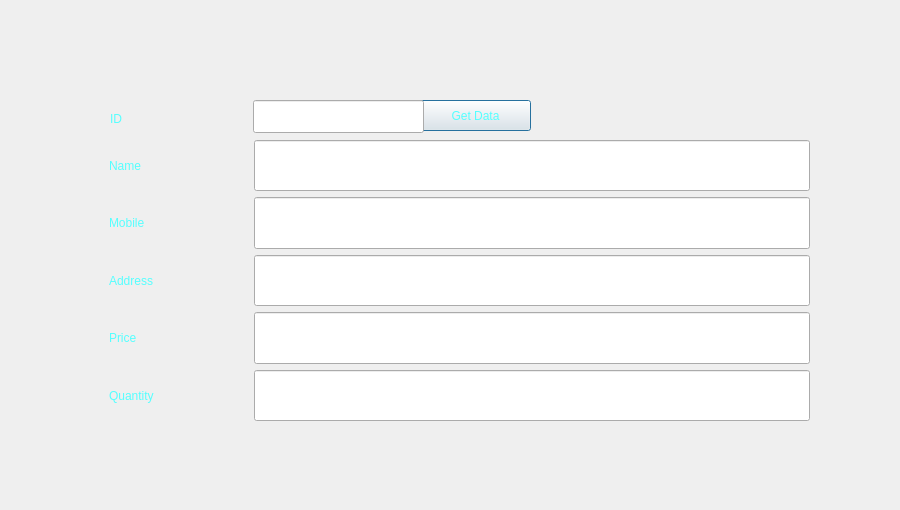
<?xml version="1.0" encoding="UTF-8"?>
<ui version="4.0">
 <class>retrive</class>
 <widget class="QDialog" name="retrive">
  <property name="geometry">
   <rect>
    <x>0</x>
    <y>0</y>
    <width>900</width>
    <height>510</height>
   </rect>
  </property>
  <property name="minimumSize">
   <size>
    <width>900</width>
    <height>510</height>
   </size>
  </property>
  <property name="maximumSize">
   <size>
    <width>900</width>
    <height>510</height>
   </size>
  </property>
  <property name="windowTitle">
   <string>Dialog</string>
  </property>
  <property name="styleSheet">
   <string notr="true">background-image: url(:/Database/background.jpg);</string>
  </property>
  <widget class="QWidget" name="layoutWidget">
   <property name="geometry">
    <rect>
     <x>109</x>
     <y>140</y>
     <width>701</width>
     <height>281</height>
    </rect>
   </property>
   <property name="autoFillBackground">
    <bool>false</bool>
   </property>
   <property name="styleSheet">
    <string>font: 20pt &quot;Impact&quot;;
color: rgb(85, 255, 255)
</string>
   </property>
   <layout class="QVBoxLayout" name="verticalLayout_4">
    <item>
     <layout class="QVBoxLayout" name="verticalLayout">
      <item>
       <layout class="QHBoxLayout" name="horizontalLayout_2">
        <item>
         <widget class="QLabel" name="NAME_label">
          <property name="sizePolicy">
           <sizepolicy hsizetype="Preferred" vsizetype="Preferred">
            <horstretch>1</horstretch>
            <verstretch>0</verstretch>
           </sizepolicy>
          </property>
          <property name="autoFillBackground">
           <bool>false</bool>
          </property>
          <property name="styleSheet">
           <string notr="true">font: 20pt &quot;Impact&quot;;
color: rgb(85, 255, 255)
</string>
          </property>
          <property name="text">
           <string>Name</string>
          </property>
         </widget>
        </item>
        <item>
         <widget class="QLineEdit" name="lineEdit_name_2">
          <property name="sizePolicy">
           <sizepolicy hsizetype="Expanding" vsizetype="Preferred">
            <horstretch>4</horstretch>
            <verstretch>0</verstretch>
           </sizepolicy>
          </property>
          <property name="autoFillBackground">
           <bool>false</bool>
          </property>
          <property name="styleSheet">
           <string notr="true">font: 20pt &quot;Impact&quot;;
color: rgb(85, 255, 255)
</string>
          </property>
         </widget>
        </item>
       </layout>
      </item>
      <item>
       <layout class="QHBoxLayout" name="horizontalLayout_3">
        <item>
         <widget class="QLabel" name="MOBILE_label">
          <property name="sizePolicy">
           <sizepolicy hsizetype="Preferred" vsizetype="Preferred">
            <horstretch>1</horstretch>
            <verstretch>0</verstretch>
           </sizepolicy>
          </property>
          <property name="autoFillBackground">
           <bool>false</bool>
          </property>
          <property name="styleSheet">
           <string notr="true">font: 20pt &quot;Impact&quot;;
color: rgb(85, 255, 255)
</string>
          </property>
          <property name="text">
           <string>Mobile</string>
          </property>
         </widget>
        </item>
        <item>
         <widget class="QLineEdit" name="lineEdit_mobile_2">
          <property name="sizePolicy">
           <sizepolicy hsizetype="Expanding" vsizetype="Preferred">
            <horstretch>4</horstretch>
            <verstretch>0</verstretch>
           </sizepolicy>
          </property>
          <property name="autoFillBackground">
           <bool>false</bool>
          </property>
          <property name="styleSheet">
           <string notr="true">font: 20pt &quot;Impact&quot;;
color: rgb(85, 255, 255)
</string>
          </property>
         </widget>
        </item>
       </layout>
      </item>
      <item>
       <layout class="QHBoxLayout" name="horizontalLayout_4">
        <item>
         <widget class="QLabel" name="ADDRESS_label">
          <property name="sizePolicy">
           <sizepolicy hsizetype="Preferred" vsizetype="Preferred">
            <horstretch>1</horstretch>
            <verstretch>0</verstretch>
           </sizepolicy>
          </property>
          <property name="autoFillBackground">
           <bool>false</bool>
          </property>
          <property name="styleSheet">
           <string notr="true">font: 20pt &quot;Impact&quot;;
color: rgb(85, 255, 255)
</string>
          </property>
          <property name="text">
           <string>Address </string>
          </property>
         </widget>
        </item>
        <item>
         <widget class="QLineEdit" name="lineEdit_address_2">
          <property name="sizePolicy">
           <sizepolicy hsizetype="Expanding" vsizetype="Preferred">
            <horstretch>4</horstretch>
            <verstretch>0</verstretch>
           </sizepolicy>
          </property>
          <property name="autoFillBackground">
           <bool>false</bool>
          </property>
          <property name="styleSheet">
           <string notr="true">font: 20pt &quot;Impact&quot;;
color: rgb(85, 255, 255)
</string>
          </property>
         </widget>
        </item>
       </layout>
      </item>
      <item>
       <layout class="QHBoxLayout" name="horizontalLayout_5">
        <item>
         <widget class="QLabel" name="price_label">
          <property name="sizePolicy">
           <sizepolicy hsizetype="Preferred" vsizetype="Preferred">
            <horstretch>1</horstretch>
            <verstretch>0</verstretch>
           </sizepolicy>
          </property>
          <property name="autoFillBackground">
           <bool>false</bool>
          </property>
          <property name="styleSheet">
           <string notr="true">font: 20pt &quot;Impact&quot;;
color: rgb(85, 255, 255)
</string>
          </property>
          <property name="text">
           <string>Price</string>
          </property>
         </widget>
        </item>
        <item>
         <widget class="QLineEdit" name="lineEdit_price_2">
          <property name="sizePolicy">
           <sizepolicy hsizetype="Expanding" vsizetype="Preferred">
            <horstretch>4</horstretch>
            <verstretch>0</verstretch>
           </sizepolicy>
          </property>
          <property name="autoFillBackground">
           <bool>false</bool>
          </property>
          <property name="styleSheet">
           <string notr="true">font: 20pt &quot;Impact&quot;;
color: rgb(85, 255, 255)
</string>
          </property>
         </widget>
        </item>
       </layout>
      </item>
      <item>
       <layout class="QHBoxLayout" name="horizontalLayout_6">
        <item>
         <widget class="QLabel" name="QTY_label">
          <property name="sizePolicy">
           <sizepolicy hsizetype="Preferred" vsizetype="Preferred">
            <horstretch>1</horstretch>
            <verstretch>0</verstretch>
           </sizepolicy>
          </property>
          <property name="autoFillBackground">
           <bool>false</bool>
          </property>
          <property name="styleSheet">
           <string notr="true">font: 20pt &quot;Impact&quot;;
color: rgb(85, 255, 255)
</string>
          </property>
          <property name="text">
           <string>Quantity</string>
          </property>
         </widget>
        </item>
        <item>
         <widget class="QLineEdit" name="lineEdit_QTY_2">
          <property name="sizePolicy">
           <sizepolicy hsizetype="Expanding" vsizetype="Preferred">
            <horstretch>4</horstretch>
            <verstretch>0</verstretch>
           </sizepolicy>
          </property>
          <property name="autoFillBackground">
           <bool>false</bool>
          </property>
          <property name="styleSheet">
           <string notr="true">font: 20pt &quot;Impact&quot;;
color: rgb(85, 255, 255)
</string>
          </property>
         </widget>
        </item>
       </layout>
      </item>
     </layout>
    </item>
   </layout>
  </widget>
  <widget class="QWidget" name="layoutWidget_2">
   <property name="geometry">
    <rect>
     <x>110</x>
     <y>100</y>
     <width>251</width>
     <height>37</height>
    </rect>
   </property>
   <property name="autoFillBackground">
    <bool>false</bool>
   </property>
   <property name="styleSheet">
    <string>font: 20pt &quot;Impact&quot;;
color: rgb(85, 255, 255)
</string>
   </property>
   <layout class="QHBoxLayout" name="horizontalLayout_7">
    <item>
     <layout class="QHBoxLayout" name="horizontalLayout">
      <item>
       <widget class="QLabel" name="label_id">
        <property name="sizePolicy">
         <sizepolicy hsizetype="Preferred" vsizetype="Preferred">
          <horstretch>1</horstretch>
          <verstretch>0</verstretch>
         </sizepolicy>
        </property>
        <property name="autoFillBackground">
         <bool>false</bool>
        </property>
        <property name="styleSheet">
         <string notr="true">font: 20pt &quot;Impact&quot;;
color: rgb(85, 255, 255)
</string>
        </property>
        <property name="text">
         <string>ID</string>
        </property>
       </widget>
      </item>
     </layout>
    </item>
   </layout>
  </widget>
  <widget class="QPushButton" name="getdata_3">
   <property name="geometry">
    <rect>
     <x>420</x>
     <y>100</y>
     <width>111</width>
     <height>31</height>
    </rect>
   </property>
   <property name="autoFillBackground">
    <bool>false</bool>
   </property>
   <property name="styleSheet">
    <string notr="true">font: 20pt &quot;Impact&quot;;
color: rgb(85, 255, 255)
</string>
   </property>
   <property name="text">
    <string>Get Data</string>
   </property>
  </widget>
  <widget class="QLineEdit" name="lineEdit_id">
   <property name="geometry">
    <rect>
     <x>253</x>
     <y>100</y>
     <width>171</width>
     <height>33</height>
    </rect>
   </property>
   <property name="sizePolicy">
    <sizepolicy hsizetype="Expanding" vsizetype="Preferred">
     <horstretch>4</horstretch>
     <verstretch>0</verstretch>
    </sizepolicy>
   </property>
   <property name="autoFillBackground">
    <bool>false</bool>
   </property>
   <property name="styleSheet">
    <string notr="true">font: 20pt &quot;Impact&quot;;
color: rgb(85, 255, 255)
</string>
   </property>
  </widget>
 </widget>
 <resources/>
 <connections/>
</ui>
